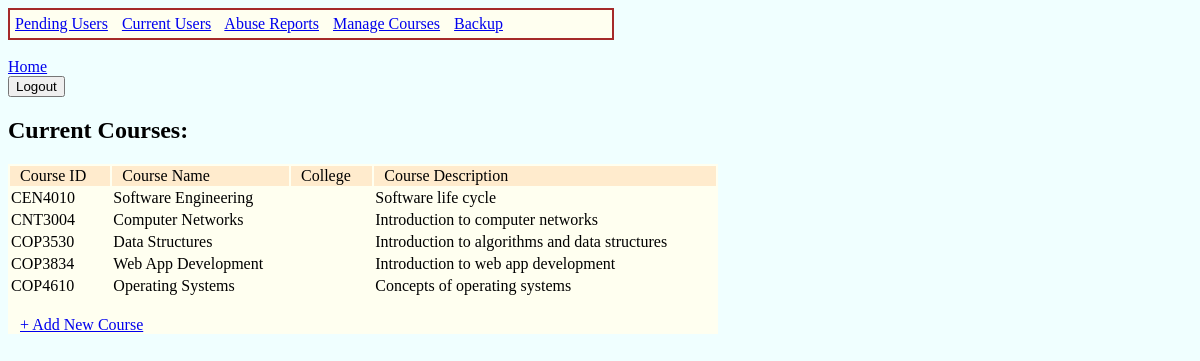
The page /php-code/currentCoursesPage.php (signed in) on the database its author committed.
### tables this page shows
CREATE TABLE if NOT EXISTS COURSE(

  COURSE_ID CHAR(10) NOT NULL PRIMARY KEY,
  COURSE_NAME VARCHAR(50) NOT NULL,
  COURSE_COLLEGE VARCHAR(50),
  COURSE_DESCRIPTION VARCHAR(2000)

  );

### php-code/currentCoursesPage.php (the view, shortened to what this page needs)
<?php
$servername = "localhost";
$username = "root";
$password = "root";
$dbname = "RATEMYCOURSE";
$conn = new mysqli($servername, $username, $password,$dbname);
?>
<html>
<head>
    <link rel="stylesheet" type="text/css" href="rateMyCourse.css">
</head>
<body id="currentCoursesBody">
<?php
include "adminMenu.php";
?>
<br/>
<?php
include "topMenu.php";
?>
<h2>Current Courses: </h2>
<div id="currentCoursesOuterDiv">
        <table id="currentCoursesTable" style="width: 100%;">
            <thead>
            <tr style="background-color: blanchedalmond;">
                <td style="padding-left: 10px; padding-right: 10px;">Course ID</td>
                <td style="padding-left: 10px; padding-right: 10px;">Course Name</td>
                <td style="padding-left: 10px; padding-right: 10px;">College</td>
                <td style="padding-left: 10px; padding-right: 10px;">Course Description</td>
            </tr>
            </thead>
            <tbody>
            <?php
                $sql_command="select * from COURSE";
                $result=$conn->query($sql_command);
            if($result->num_rows >0){
                while($row=$result->fetch_assoc()){
                    echo "<tr>";
                    echo "<td>".$row['COURSE_ID']."</td><td>".$row['COURSE_NAME']."</td><td>".$row['COLLEGE']."</td><td>".$row['COURSE_DESCRIPTION']."</td>";
                    echo "</tr>\n";
                }
            }
            ?>
            </tbody>
        </table>
    <br/>
    <a href="newCourse.php">+ Add New Course</a>
</div>
</body>
</html>

### php-code/adminMenu.php
<?php
$sql_command="select * from USERS where USERNAME='".$_SESSION['username']."' and PRIVILEGE_LEVEL=1;";
$result = $conn->query($sql_command);
if($result->num_rows !==0) {
    ?>
    <html>
    <head>
        <link rel="stylesheet" type="text/css" href="rateMyCourse.css">
    </head>
    <body>
    <div id="mainFrame" class="form">
        <div>
            <a href="pendingUsersPage.php" style="margin-right: 10px;">Pending Users</a>
            <a href="currentUsersPage.php"style="margin-right: 10px;">Current Users</a>
            <a href="abuseReports.php" style="margin-right: 10px;">Abuse Reports</a>
            <a href="currentCoursesPage.php" style="margin-right: 10px;">Manage Courses</a>
            <a href="backup.php">Backup</a>
        </div>
    </div>
    </body>
    </html>
    <?php
}
?>

### php-code/topMenu.php (shortened to what this page needs)
<html>
<head>
    <link rel="stylesheet" type="text/css" href="rateMyCourse.css">
</head>
<body>
<a href="main.php">Home</a>
<?php
if (isset($_SESSION['username'])) {
    ?>
    <div class="logoutForm">
        <form method="post" action="logout.php">
            <input type="submit" value="Logout">
        </form>
    </div>
    <?php
}
?>
</body>
</html>

### php-code/rateMyCourse.css (style rules this page uses)
#currentCoursesBody { background-color: azure; }
#mainFrame { border: 2px solid brown; background-color: ivory; width: 50%; padding: 5px; }
#currentCoursesOuterDiv { background-color: ivory; width: 60%; }

### rows shown on the page
course: COURSE_ID "CEN4010", COURSE_NAME "Software Engineering", COURSE_DESCRIPTION "Software life cycle"
course: COURSE_ID "CNT3004", COURSE_NAME "Computer Networks", COURSE_DESCRIPTION "Introduction to computer networks"
course: COURSE_ID "COP3530", COURSE_NAME "Data Structures", COURSE_DESCRIPTION "Introduction to algorithms and data structures"
course: COURSE_ID "COP3834", COURSE_NAME "Web App Development", COURSE_DESCRIPTION "Introduction to web app development"
course: COURSE_ID "COP4610", COURSE_NAME "Operating Systems", COURSE_DESCRIPTION "Concepts of operating systems"
